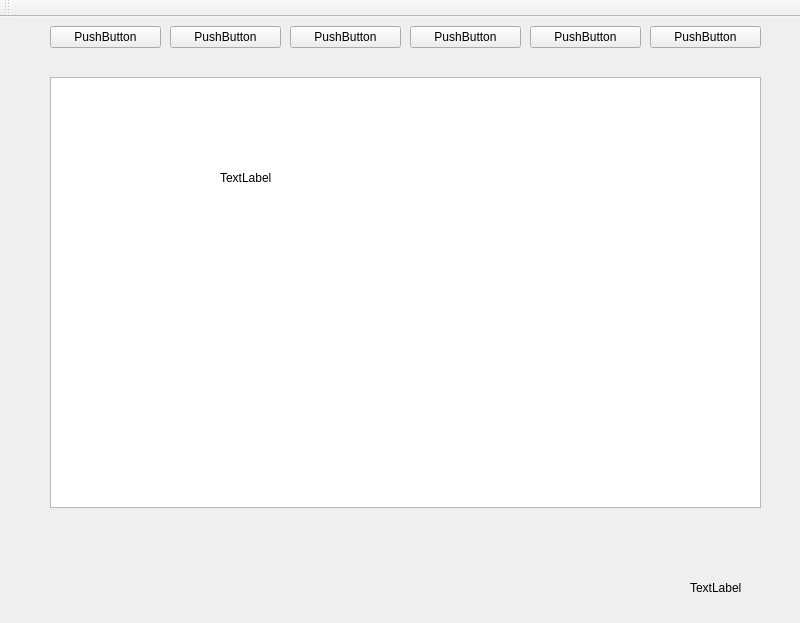
<?xml version="1.0" encoding="UTF-8"?>
<ui version="4.0">
 <class>MainWindow</class>
 <widget class="QMainWindow" name="MainWindow">
  <property name="geometry">
   <rect>
    <x>0</x>
    <y>0</y>
    <width>800</width>
    <height>623</height>
   </rect>
  </property>
  <property name="windowTitle">
   <string>Ventana Principal</string>
  </property>
  <widget class="QWidget" name="centralwidget">
   <widget class="QWidget" name="verticalLayoutWidget_4">
    <property name="geometry">
     <rect>
      <x>50</x>
      <y>0</y>
      <width>111</width>
      <height>41</height>
     </rect>
    </property>
    <layout class="QVBoxLayout" name="verticalLayout_4">
     <item>
      <widget class="QPushButton" name="boton1">
       <property name="text">
        <string>PushButton</string>
       </property>
      </widget>
     </item>
    </layout>
   </widget>
   <widget class="QWidget" name="verticalLayoutWidget_5">
    <property name="geometry">
     <rect>
      <x>170</x>
      <y>0</y>
      <width>111</width>
      <height>41</height>
     </rect>
    </property>
    <layout class="QVBoxLayout" name="verticalLayout_5">
     <item>
      <widget class="QPushButton" name="boton2">
       <property name="text">
        <string>PushButton</string>
       </property>
      </widget>
     </item>
    </layout>
   </widget>
   <widget class="QWidget" name="verticalLayoutWidget_6">
    <property name="geometry">
     <rect>
      <x>290</x>
      <y>0</y>
      <width>111</width>
      <height>41</height>
     </rect>
    </property>
    <layout class="QVBoxLayout" name="verticalLayout_6">
     <item>
      <widget class="QPushButton" name="boton3">
       <property name="text">
        <string>PushButton</string>
       </property>
      </widget>
     </item>
    </layout>
   </widget>
   <widget class="QWidget" name="verticalLayoutWidget_7">
    <property name="geometry">
     <rect>
      <x>410</x>
      <y>0</y>
      <width>111</width>
      <height>41</height>
     </rect>
    </property>
    <layout class="QVBoxLayout" name="verticalLayout_7">
     <item>
      <widget class="QPushButton" name="boton4">
       <property name="text">
        <string>PushButton</string>
       </property>
      </widget>
     </item>
    </layout>
   </widget>
   <widget class="QWidget" name="verticalLayoutWidget_8">
    <property name="geometry">
     <rect>
      <x>530</x>
      <y>0</y>
      <width>111</width>
      <height>41</height>
     </rect>
    </property>
    <layout class="QVBoxLayout" name="verticalLayout_8">
     <item>
      <widget class="QPushButton" name="boton5">
       <property name="text">
        <string>PushButton</string>
       </property>
      </widget>
     </item>
    </layout>
   </widget>
   <widget class="QWidget" name="verticalLayoutWidget_9">
    <property name="geometry">
     <rect>
      <x>650</x>
      <y>0</y>
      <width>111</width>
      <height>41</height>
     </rect>
    </property>
    <layout class="QVBoxLayout" name="verticalLayout_9">
     <item>
      <widget class="QPushButton" name="boton6">
       <property name="text">
        <string>PushButton</string>
       </property>
      </widget>
     </item>
    </layout>
   </widget>
   <widget class="QTreeView" name="treeView">
    <property name="geometry">
     <rect>
      <x>50</x>
      <y>60</y>
      <width>711</width>
      <height>431</height>
     </rect>
    </property>
   </widget>
   <widget class="QLabel" name="bienvenido">
    <property name="geometry">
     <rect>
      <x>220</x>
      <y>130</y>
      <width>331</width>
      <height>61</height>
     </rect>
    </property>
    <property name="text">
     <string>TextLabel</string>
    </property>
   </widget>
   <widget class="QLabel" name="posicion">
    <property name="geometry">
     <rect>
      <x>690</x>
      <y>560</y>
      <width>101</width>
      <height>21</height>
     </rect>
    </property>
    <property name="text">
     <string>TextLabel</string>
    </property>
   </widget>
  </widget>
  <widget class="QMenuBar" name="menubar">
   <property name="geometry">
    <rect>
     <x>0</x>
     <y>0</y>
     <width>800</width>
     <height>21</height>
    </rect>
   </property>
  </widget>
  <widget class="QToolBar" name="toolBar">
   <property name="windowTitle">
    <string>toolBar</string>
   </property>
   <attribute name="toolBarArea">
    <enum>TopToolBarArea</enum>
   </attribute>
   <attribute name="toolBarBreak">
    <bool>false</bool>
   </attribute>
  </widget>
 </widget>
 <resources/>
 <connections/>
</ui>
